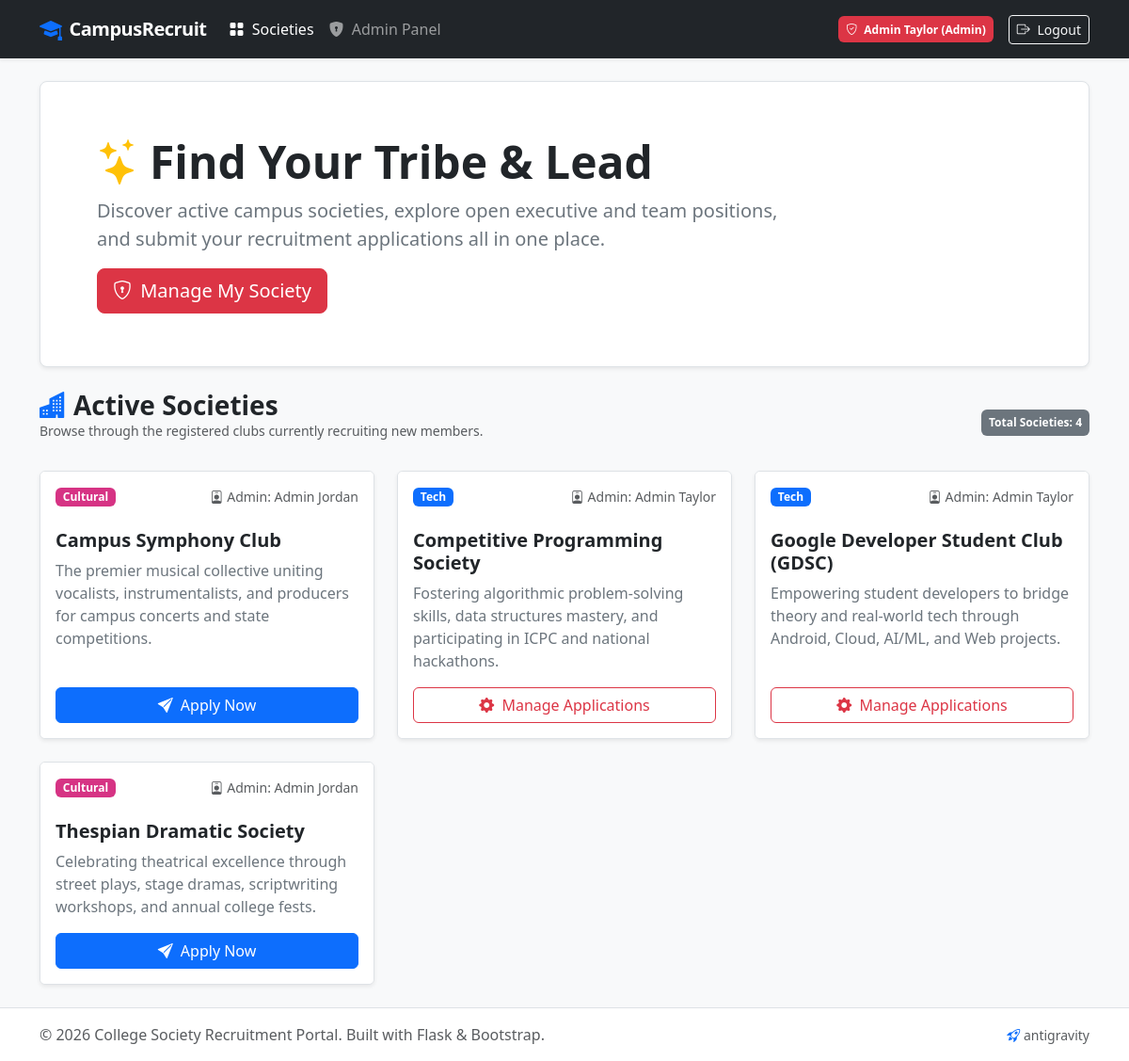
The page / (signed in) on the database its author committed.
### app.py (models this page shows, shortened)
class User(UserMixin, db.Model):
    __tablename__ = 'users'
    id = db.Column(db.Integer, primary_key=True)
    name = db.Column(db.String(100), nullable=False)
    email = db.Column(db.String(120), unique=True, nullable=False, index=True)
    password_hash = db.Column(db.String(256), nullable=False)
    role = db.Column(db.String(20), nullable=False, default='student')  # 'student' or 'admin'
    managed_societies = db.relationship('Society', backref='admin', lazy=True)
    applications = db.relationship('Application', backref='student', lazy=True)

class Society(db.Model):
    __tablename__ = 'societies'
    id = db.Column(db.Integer, primary_key=True)
    name = db.Column(db.String(100), nullable=False)
    description = db.Column(db.Text, nullable=False)
    category = db.Column(db.String(50), nullable=False)  # e.g., 'Tech', 'Cultural', 'Sports'
    admin_id = db.Column(db.Integer, db.ForeignKey('users.id'), nullable=False)
    applications = db.relationship('Application', backref='society', lazy=True, cascade='all, delete-orphan')

### app.py (the view)
@app.route('/')
def index():
    societies = Society.query.order_by(Society.name.asc()).all()
    return render_template('index.html', societies=societies)

### app.py (called while the page is built)
@login_manager.user_loader
def load_user(user_id):
    return db.session.get(User, int(user_id))

### templates/index.html (shortened to what this page needs)
{% extends 'layout.html' %}
{% block content %}
<div class="p-5 mb-4 bg-white rounded-3 shadow-sm border">
    <div class="container-fluid py-2">
        <h1 class="display-5 fw-bold text-dark">
            <i class="bi bi-stars text-warning me-2"></i>Find Your Tribe &amp; Lead
        </h1>
        <p class="col-md-9 fs-5 text-secondary">
            Discover active campus societies, explore open executive and team positions, and submit your recruitment applications all in one place.
        </p>
        {% if not current_user.is_authenticated %}
            <div class="d-flex gap-2">
                <a class="btn btn-primary btn-lg" href="{{ url_for('register') }}">
                    <i class="bi bi-rocket-takeoff me-1"></i> Get Started
                </a>
                <a class="btn btn-outline-secondary btn-lg" href="{{ url_for('login') }}">
                    <i class="bi bi-box-arrow-in-right me-1"></i> Student Login
                </a>
            </div>
        {% elif current_user.role == 'student' %}
            <a class="btn btn-primary btn-lg" href="{{ url_for('dashboard') }}">
                <i class="bi bi-speedometer2 me-1"></i> View My Applications
            </a>
        {% elif current_user.role == 'admin' %}
            <a class="btn btn-danger btn-lg" href="{{ url_for('admin_panel') }}">
                <i class="bi bi-shield-lock me-1"></i> Manage My Society
            </a>
        {% endif %}
    </div>
</div>
<div class="row mb-3 align-items-center">
    <div class="col-md-6">
        <h3 class="fw-bold mb-0">
            <i class="bi bi-buildings-fill text-primary me-2"></i>Active Societies
        </h3>
        <p class="text-muted small">Browse through the registered clubs currently recruiting new members.</p>
    </div>
    <div class="col-md-6 text-md-end">
        <span class="badge bg-secondary p-2">Total Societies: {{ societies|length }}</span>
    </div>
</div>
{% if societies %}
    <div class="row row-cols-1 row-cols-md-2 row-cols-lg-3 g-4">
        {% for society in societies %}
            <div class="col">
                <div class="card h-100 border">
                    <div class="card-header bg-white d-flex justify-content-between align-items-center pt-3 border-0">
                        <span class="badge
                            {% if society.category == 'Tech' %}badge-tech
                            {% elif society.category == 'Cultural' %}badge-cultural
                            {% elif society.category == 'Sports' %}badge-sports
                            {% elif society.category == 'Arts' %}badge-arts
                            {% else %}bg-secondary{% endif %}">
                            {{ society.category }}
                        </span>
                        <small class="text-muted">
                            <i class="bi bi-person-badge me-1"></i>Admin: {{ society.admin.name }}
                        </small>
                    </div>
                    <div class="card-body">
                        <h5 class="card-title fw-bold text-dark">{{ society.name }}</h5>
                        <p class="card-text text-secondary">{{ society.description }}</p>
                    </div>
                    <div class="card-footer bg-white border-0 pb-3 pt-0">
                        {% if current_user.is_authenticated and current_user.role == 'admin' and society.admin_id == current_user.id %}
                            <a href="{{ url_for('admin_panel') }}" class="btn btn-outline-danger w-100">
                                <i class="bi bi-gear-fill me-1"></i> Manage Applications
                            </a>
                        {% else %}
                            <a href="{{ url_for('apply', society_id=society.id) }}" class="btn btn-primary w-100">
                                <i class="bi bi-send-fill me-1"></i> Apply Now
                            </a>
                        {% endif %}
                    </div>
                </div>
            </div>
        {% endfor %}
    </div>
{% else %}
    <div class="text-center py-5 bg-white rounded-3 shadow-sm border">
        <i class="bi bi-inbox fs-1 text-muted"></i>
        <h5 class="mt-3 text-muted">No societies registered yet.</h5>
        <p class="text-muted">Run the seed script or create an admin account to register societies.</p>
    </div>
{% endif %}
{% endblock %}

### templates/layout.html (shortened to what this page needs)
<!DOCTYPE html>
<html lang="en">
<head>
    <link href="https://cdn.jsdelivr.net/npm/bootstrap@5.3.3/dist/css/bootstrap.min.css" rel="stylesheet">
    <link rel="stylesheet" href="https://cdn.jsdelivr.net/npm/bootstrap-icons@1.11.3/font/bootstrap-icons.min.css">
</head>
<body>
    <nav class="navbar navbar-expand-lg navbar-dark bg-dark sticky-top shadow-sm">
        <div class="container">
            <a class="navbar-brand d-flex align-items-center" href="{{ url_for('index') }}">
                <i class="bi bi-mortarboard-fill text-primary me-2 fs-4"></i>
                <span>CampusRecruit</span>
            </a>
            <div class="collapse navbar-collapse" id="navbarMain">
                <ul class="navbar-nav me-auto mb-2 mb-lg-0">
                    <li class="nav-item">
                        <a class="nav-link {% if request.endpoint == 'index' %}active{% endif %}" href="{{ url_for('index') }}">
                            <i class="bi bi-grid-fill me-1"></i> Societies
                        </a>
                    </li>
                    {% if current_user.is_authenticated %}
                        {% if current_user.role == 'student' %}
                            <li class="nav-item">
                                <a class="nav-link {% if request.endpoint == 'dashboard' %}active{% endif %}" href="{{ url_for('dashboard') }}">
                                    <i class="bi bi-speedometer2 me-1"></i> My Dashboard
                                </a>
                            </li>
                        {% elif current_user.role == 'admin' %}
                            <li class="nav-item">
                                <a class="nav-link {% if request.endpoint == 'admin_panel' %}active{% endif %}" href="{{ url_for('admin_panel') }}">
                                    <i class="bi bi-shield-lock-fill me-1"></i> Admin Panel
                                </a>
                            </li>
                        {% endif %}
                    {% endif %}
                </ul>
                <ul class="navbar-nav ms-auto align-items-lg-center">
                    {% if current_user.is_authenticated %}
                        <li class="nav-item me-lg-3 my-2 my-lg-0">
                            <span class="badge {% if current_user.role == 'admin' %}bg-danger{% else %}bg-secondary{% endif %} p-2">
                                <i class="bi {% if current_user.role == 'admin' %}bi-shield-check{% else %}bi-person{% endif %} me-1"></i>
                                {{ current_user.name }} ({{ current_user.role|capitalize }})
                            </span>
                        </li>
                        <li class="nav-item">
                            <a class="btn btn-outline-light btn-sm" href="{{ url_for('logout') }}">
                                <i class="bi bi-box-arrow-right me-1"></i> Logout
                            </a>
                        </li>
                    {% endif %}
                </ul>
            </div>
        </div>
    </nav>
    <main class="main-content py-4">
        <div class="container">
            {% block content %}{% endblock %}
        </div>
    </main>
    <footer class="bg-white border-top py-3 text-center text-muted">
        <div class="container d-flex flex-wrap justify-content-between align-items-center">
            <span>&copy; 2026 College Society Recruitment Portal. Built with Flask &amp; Bootstrap.</span>
            <span>
                <a href="{{ url_for('fly') }}" class="text-decoration-none text-muted small" title="Antigravity Easter Egg">
                    <i class="bi bi-rocket-takeoff text-primary"></i> antigravity
                </a>
            </span>
        </div>
    </footer>
</body>
</html>

### templates/layout.html (style rules this page uses)
body { background-color: #f8f9fa; min-height: 100vh; display: flex; flex-direction: column; }
.main-content { flex: 1 0 auto; }
.navbar-brand { font-weight: 700; letter-spacing: -0.5px; }
.card { border: none; box-shadow: 0 0.125rem 0.25rem rgba(0, 0, 0, 0.075); transition: transform 0.2s ease, box-shadow 0.2s ease; }
.badge-tech { background-color: #0d6efd; }
.badge-cultural { background-color: #d63384; }
footer { margin-top: auto; }

### rows shown on the page
User: name "Admin Taylor", role "Admin"
Society: category "Cultural", admin.name "Admin Jordan", name "Campus Symphony Club", description "The premier musical collective uniting vocalists, instrumentalists, and producers for campus concerts and state competitions."
Society: category "Tech", admin.name "Admin Taylor", name "Competitive Programming Society", description "Fostering algorithmic problem-solving skills, data structures mastery, and participating in ICPC and national hackathons."
Society: category "Tech", admin.name "Admin Taylor", name "Google Developer Student Club (GDSC)", description "Empowering student developers to bridge theory and real-world tech through Android, Cloud, AI/ML, and Web projects."
Society: category "Cultural", admin.name "Admin Jordan", name "Thespian Dramatic Society", description "Celebrating theatrical excellence through street plays, stage dramas, scriptwriting workshops, and annual college fests."

### other values the page prints
{{ societies|length }} "4"
